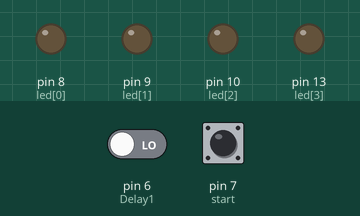
This sketch was run on a simulated Arduino Uno, built with avr-gcc and run on an emulated ATmega328P. Shown: output pins drawn as LEDs (lit = HIGH). The test bench sets the inputs (shaded band); at power-on: pin 7 (start) LOW, pin 6 (Delay1) LOW.

Above: at 1.2 s.
1.3 s: pin 7 (start) pulled HIGH for 0.15 s
At 1.9 s:
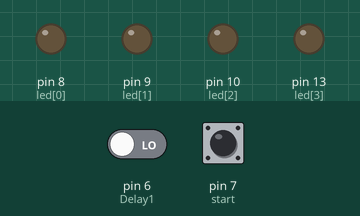
3.0 s: pin 7 (start) pulled HIGH for 3.2 s
At 4.1 s:
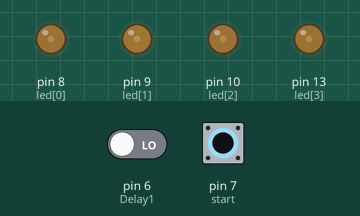
7.7 s: pin 6 (Delay1) driven HIGH and pin 7 (start) driven HIGH
At 8.3 s:
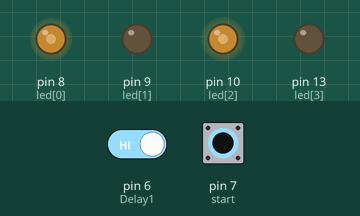
9.2 s: pin 6 (Delay1) driven LOW
At 10.1 s:
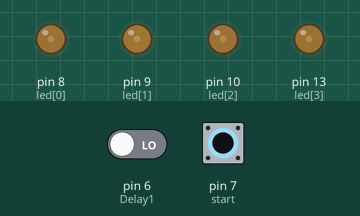
10.7 s: pin 7 (start) driven LOW
At 11.7 s:
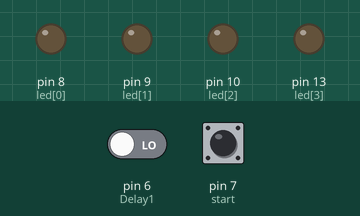
Timing chart, 0 to 13.2 s (numbered marks = the images above; inputs shaded):
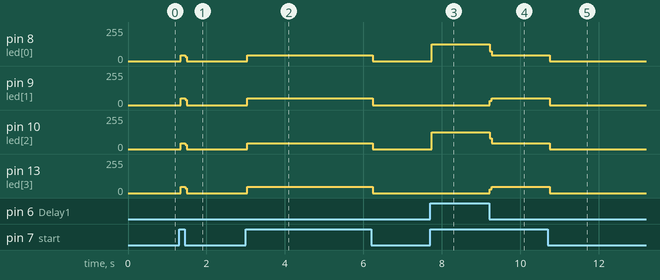

The sketch:

intern2.ino
```cpp
//#include <LiquidCrystal.h>

int start = 7;   // push button0
int Delay1 = 6;  // push button1
int Delay2 = 1;  // push button2
int cutoff = 0;  // push button3
int led[] = {8, 9, 10, 13};
int dl1 = 0;
int dl2 = 0;
//LiquidCrystal lcd(12, 11, 5, 4, 3, 2);

void setup()
{
 // lcd.begin(16, 2);  // Set up the number of columns and rows on the LCD.
  pinMode(start,INPUT);
  pinMode(Delay1,INPUT);
  pinMode(Delay2,INPUT);
  pinMode(cutoff,INPUT);
  for (int i = 0; i < 4; i++) {
    pinMode(led[i],OUTPUT);}
  Serial.begin(9600);
}

void loop()
{

  int p1 = digitalRead(start);
  int p2 = digitalRead(Delay1);
  if(p2==1){dl1=dl1+1;}

  //lcd.setCursor(0, 0);
  //lcd.print("Delay 1 : ");
  //lcd.print(dl1);

  int p3 = digitalRead(Delay2);

  if(p3==1){dl2=dl2+1;}

  //lcd.setCursor(0, 1);
  //lcd.print("Delay 2 : ");
  //lcd.print(dl2);

  if(p1==1){
  digitalWrite(led[0],HIGH);
  digitalWrite(led[1],LOW);
  digitalWrite(led[2],LOW);
  digitalWrite(led[3],LOW);
  delay(dl1);

  digitalWrite(led[0],LOW);
  digitalWrite(led[1],HIGH);
  digitalWrite(led[2],LOW);
  digitalWrite(led[3],LOW);
  delay(dl2);
  int p4 = digitalRead(cutoff);
    if(p4==0){
  digitalWrite(led[0],LOW);
  digitalWrite(led[1],LOW);
  digitalWrite(led[2],HIGH);
  digitalWrite(led[3],LOW);
    delay(dl1);

  digitalWrite(led[0],LOW);
  digitalWrite(led[1],LOW);
  digitalWrite(led[2],LOW);
  digitalWrite(led[3],HIGH);
      delay(dl2);}
    else{
  digitalWrite(led[0],LOW);
  digitalWrite(led[1],LOW);
  digitalWrite(led[2],LOW);
  digitalWrite(led[3],HIGH);
         delay(dl2);}
  dl1=0;//value rest
  dl2=0;//value rest
  }
  digitalWrite(led[0],LOW);
  digitalWrite(led[1],LOW);
  digitalWrite(led[2],LOW);
  digitalWrite(led[3],LOW);
}
```

Measured:
- after the input at 1.3 s, pin 8 (led[0]), pin 10 (led[2]): 0/255 → 45/255 at once, → 0/255 0.12 s later; pin 9 (led[1]): 0/255 → 52/255 at once, → 0/255 0.12 s later; pin 13 (led[3]): 0/255 → 46/255 at once, → 0/255 0.12 s later
- after the input at 3.0 s, pin 8 (led[0]), pin 10 (led[2]): 0/255 → 45/255 at once, → 0/255 3.2 s later; pin 9 (led[1]): 0/255 → 52/255 at once, → 0/255 3.2 s later; pin 13 (led[3]): 0/255 → 46/255 at once, → 0/255 3.2 s later
- after the input at 7.7 s, pin 8 (led[0]): 0/255 → 124/255 at once; pin 10 (led[2]): 0/255 → 126/255 at once
- after the input at 9.2 s, pin 8 (led[0]): 124/255 → 45/255 at once; pin 9 (led[1]): 0/255 → 52/255 at once; pin 10 (led[2]): 126/255 → 45/255 at once; pin 13 (led[3]): 0/255 → 46/255 at once
- after the input at 10.7 s, pin 8 (led[0]), pin 10 (led[2]): 45/255 → 0/255 at once; pin 9 (led[1]): 52/255 → 0/255 at once; pin 13 (led[3]): 46/255 → 0/255 at once
